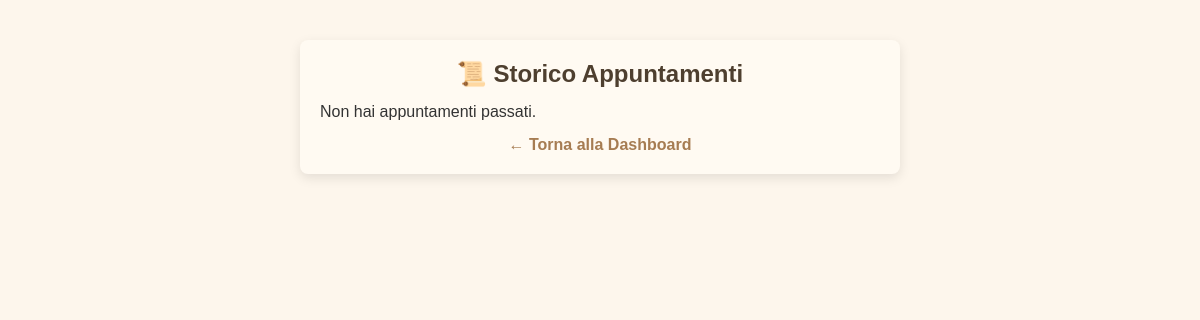
Page /user_history (signed in) on the earlier database version.
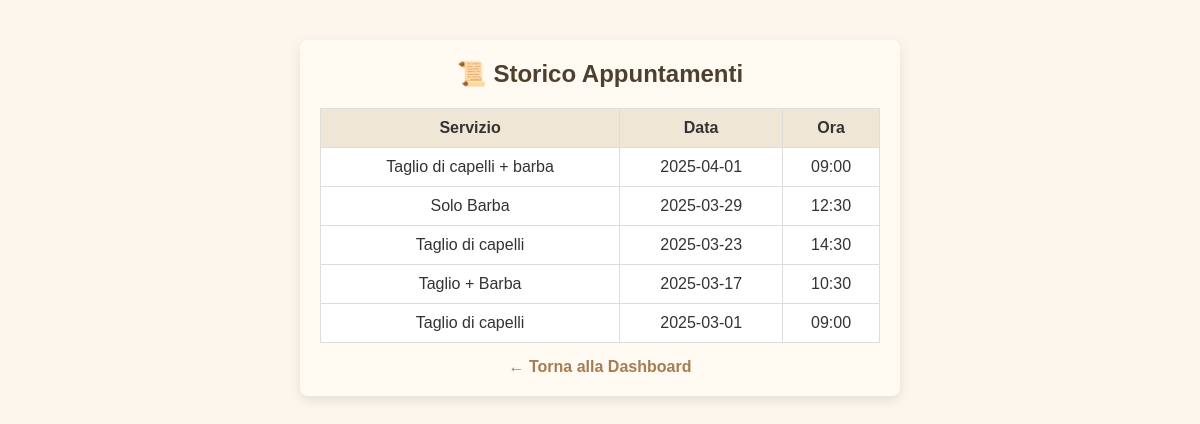
Same page on the later database version.
### tables this page shows
CREATE TABLE appointments (
            id INTEGER PRIMARY KEY AUTOINCREMENT,
            user_id INTEGER NOT NULL,
            service TEXT NOT NULL,
            date TEXT NOT NULL,
            time TEXT NOT NULL, barber TEXT NOT NULL DEFAULT 'Mattia', tipo TEXT DEFAULT 'barbiere',
            FOREIGN KEY (user_id) REFERENCES users(id)
        );

### app.py (the view)
@app.route('/user_history')
def user_history():
    if 'user_id' not in session:
        return redirect(url_for('login_user'))
    user_id = session['user_id']
    today = datetime.now().strftime("%Y-%m-%d")
    now_time = datetime.now().strftime("%H:%M")
    conn = sqlite3.connect('bookings.db')
    cursor = conn.cursor()
    cursor.execute("""
        SELECT service, date, time
        FROM appointments
        WHERE user_id = ? AND (date < ? OR (date = ? AND time < ?))
        ORDER BY date DESC, time DESC
    """, (user_id, today, today, now_time))
    appointments = cursor.fetchall()
    conn.close()
    return render_template('user_history.html', appointments=appointments)

### templates/user_history.html (shortened to what this page needs)
<!DOCTYPE html>
<html lang="it">
<head>
  <link rel="stylesheet" href="{{ url_for('static', filename='style.css') }}">
</head>
<body>
  <div class="container">
    <h2>📜 Storico Appuntamenti</h2>
    {% if appointments %}
      <table>
        <thead>
          <tr>
            <th>Servizio</th>
            <th>Data</th>
            <th>Ora</th>
          </tr>
        </thead>
        <tbody>
          {% for a in appointments %}
          <tr>
            <td>{{ a[0] }}</td>
            <td>{{ a[1] }}</td>
            <td>{{ a[2] }}</td>
          </tr>
          {% endfor %}
        </tbody>
      </table>
    {% else %}
      <p>Non hai appuntamenti passati.</p>
    {% endif %}
    <a href="{{ url_for('user_dashboard') }}">← Torna alla Dashboard</a>
  </div>
</body>
</html>

### static/style.css (style rules this page uses)
* { box-sizing: border-box; margin: 0; padding: 0; }
body { font-family: 'Arial', sans-serif; background-color: #fdf6ec; color: #333; display: flex; flex-direction: column; align-items: center; padding: 20px; }
.container { width: 100%; max-width: 600px; background: #fffaf2; padding: 20px; border-radius: 8px; box-shadow: 0 4px 12px rgba(0, 0, 0, 0.1); margin: 20px 0; }
h1, h2, h3 { text-align: center; color: #4e3f2f; margin-bottom: 15px; }
a { display: block; text-align: center; margin-top: 15px; text-decoration: none; color: #a67c52; font-weight: bold; }
table { width: 100%; border-collapse: collapse; margin-top: 20px; background-color: #fff; color: #333; }
table, th, td { border: 1px solid #ddd; }
th, td { padding: 10px; text-align: center; }
th { background-color: #f0e6d6; color: #333; }

Differences in the rows shown:
added appointments: service "Taglio di capelli + barba", date "2025-04-01", time "09:00"
added appointments: service "Solo Barba", date "2025-03-29", time "12:30"
added appointments: service "Taglio di capelli", date "2025-03-23", time "14:30"
added appointments: service "Taglio + Barba", date "2025-03-17", time "10:30"
added appointments: service "Taglio di capelli", date "2025-03-01", time "09:00"
Other differences:
text no longer shown: "Non hai appuntamenti passati."
text now shown: "Servizio Data Ora"
